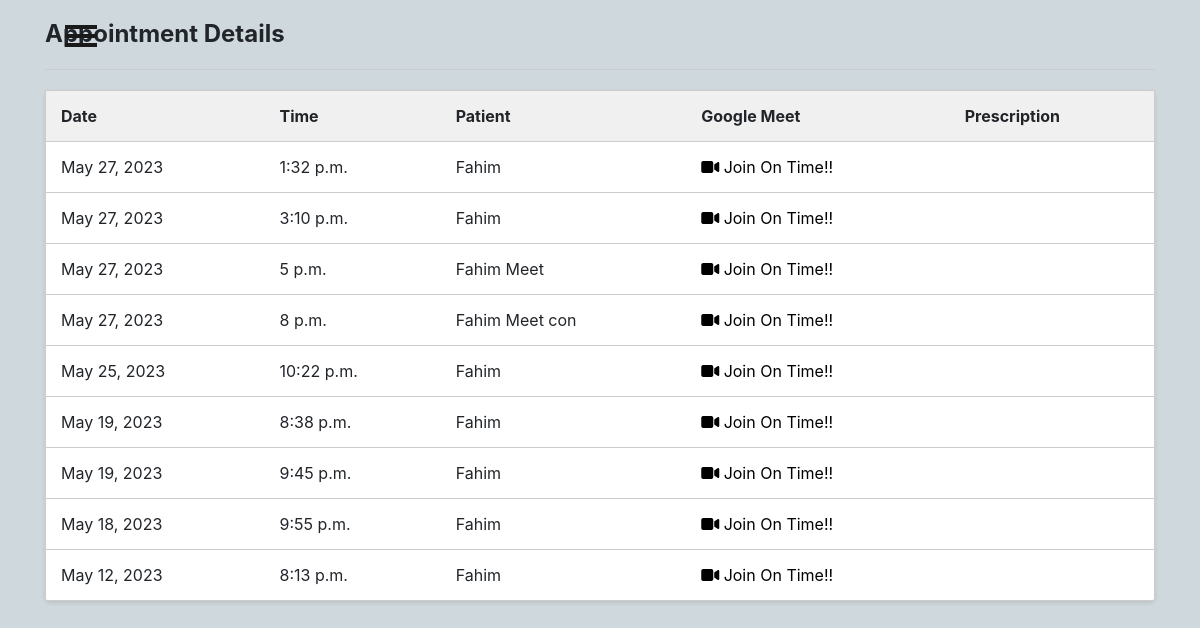
Screenshot of /doctor/appointments/ (signed in) with the database file from the repository.
### patient/models.py (models this page shows, shortened)
class Appointment(models.Model):
    appointment_id = models.UUIDField(primary_key=True, default=uuid.uuid4, editable=False)
    user = models.ForeignKey(User, on_delete=models.CASCADE)
    doctor = models.ForeignKey(Doctor, on_delete=models.CASCADE)
    patient_name = models.CharField(max_length=100)
    appointment_date = models.DateField()
    appointment_time = models.TimeField()
    consultation_fee = models.DecimalField(max_digits=8, decimal_places=2)
    google_meet_link = models.URLField(blank=True, null=True, default="")

### doctor/views.py (the view)
# urls.py: path('appointments/', views.doctor_appointments, name='doc_appointments'),
def doctor_appointments(request):
    doctor = request.user.doctor  # Assuming you have a OneToOneField relationship between User and Doctor models
    appointments = Appointment.objects.filter(doctor=doctor)
    return render(request, 'doctor/appointments.html', {'appointments': appointments})

### Templates/doctor/appointments.html (shortened to what this page needs)
{% load static %}
<html lang="en">
<head>
</head>
<body>
  {% include "doctor/sidenav_bar.html" %}
    <div class="container">
        <h2 class="section-title">Appointment Details</h2>
        <div class="divider"></div>
        <table class="appointment-table">
            <tr>
                <th>Date</th>
                <th>Time</th>
                <th>Patient</th>
                <th>Google Meet</th>
                <th>Prescription</th>
            </tr>
            {% for appointment in appointments|dictsortreversed:"appointment_date" %}
            <tr class="{% if appointment.appointment_date < now %}expired{% endif %}">
                <td>{{ appointment.appointment_date }}</td>
                <td>{{ appointment.appointment_time }}</td>
                <td>{{ appointment.patient_name }}</td>
                <td><a href="{{ appointment.google_meet_link }}" style="text-decoration: none; color: black;"><i class="fa-solid fa-video"></i> Join On Time!!</a></td>
                <td></td>
            </tr>
            {% empty %}
            <tr>
                <td colspan="5" class="no-appointments">No appointments available.</td>
            </tr>
            {% endfor %}
        </table>
    </div>
</body>
</html>

### static/CSS/patientnav.css (style rules this page uses)
body { position: relative; overflow-x: hidden; background-color: #cfd8dc; }
body, html { height: 100%; }

### Templates/doctor/appointments.html (style rules this page uses)
body { font-family: Arial, sans-serif; margin: 0; padding: 20px; background-color: #f7f7f7; }
.container { max-width: 600px; margin: 0 auto; }
.appointment-table { width: 100%; border-collapse: collapse; background-color: #fff; border: 1px solid #ccc; border-radius: 5px; box-shadow: 0 2px 4px rgba(0, 0, 0, 0.1); }
.appointment-table th, .appointment-table td { padding: 15px; text-align: left; border-bottom: 1px solid #ccc; }
.appointment-table th { background-color: #f0f0f0; }
.appointment-table tr:last-child td { border-bottom: none; }
.section-title { font-size: 24px; font-weight: bold; margin-bottom: 10px; }
.divider { border-top: 1px solid #ccc; margin: 20px 0; }

### rows the page displays
Appointment: appointment_date "May 27, 2023", appointment_time "1:32 p.m.", patient_name "Fahim"
Appointment: appointment_date "May 27, 2023", appointment_time "3:10 p.m.", patient_name "Fahim"
Appointment: appointment_date "May 27, 2023", appointment_time "5 p.m.", patient_name "Fahim Meet"
Appointment: appointment_date "May 27, 2023", appointment_time "8 p.m.", patient_name "Fahim Meet con"
Appointment: appointment_date "May 25, 2023", appointment_time "10:22 p.m.", patient_name "Fahim"
Appointment: appointment_date "May 19, 2023", appointment_time "8:38 p.m.", patient_name "Fahim"
Appointment: appointment_date "May 19, 2023", appointment_time "9:45 p.m.", patient_name "Fahim"
Appointment: appointment_date "May 18, 2023", appointment_time "9:55 p.m.", patient_name "Fahim"
Appointment: appointment_date "May 12, 2023", appointment_time "8:13 p.m.", patient_name "Fahim"
